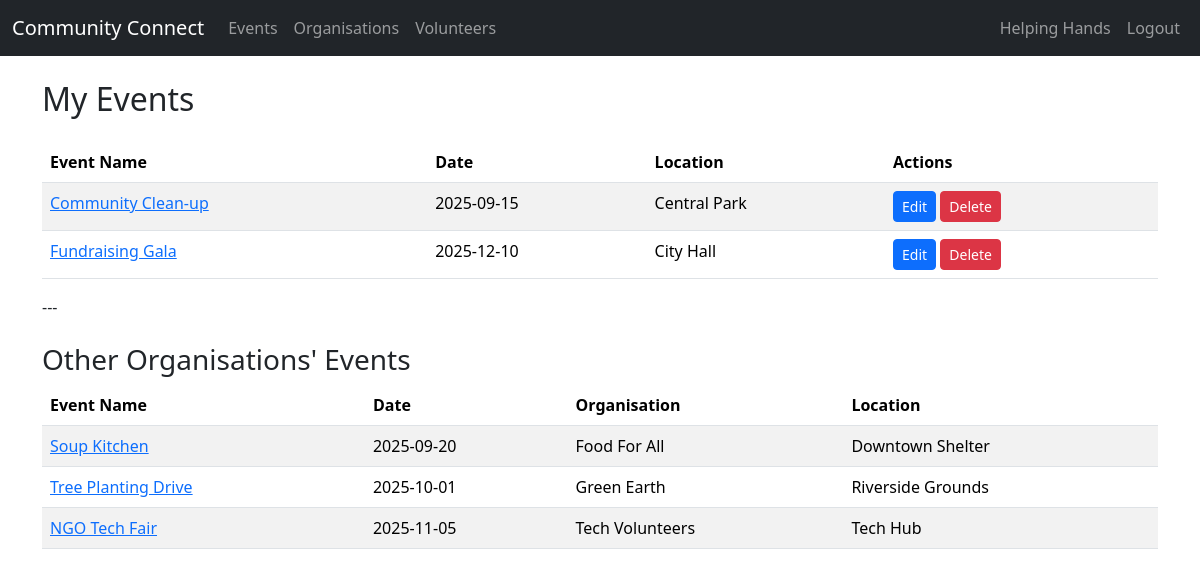
Screenshot of /organisation/events_full (signed in) with the database file from the repository.
### tables this page shows
CREATE TABLE Events (
    EventID INTEGER PRIMARY KEY AUTOINCREMENT,
    OrganisationID INTEGER NOT NULL,
    Name TEXT(100) NOT NULL,
    Description TEXT(255),
    Date DATE,
    StartTime TIME,
    EndTime TIME,
    Location TEXT(255),
    Status TEXT(20),
    FOREIGN KEY (OrganisationID) REFERENCES Organisations(OrganisationID),
    CONSTRAINT chk_end_after_start CHECK (EndTime > StartTime)
);

CREATE TABLE Organisations (
    OrganisationID INTEGER PRIMARY KEY AUTOINCREMENT,
    Name TEXT(100) NOT NULL,
    Description TEXT(255),
    ContactPerson TEXT(50),
    Email TEXT(320) UNIQUE NOT NULL,
    Password TEXT(128) NOT NULL,
    Phone TEXT(32),
    Address TEXT(255),
    Website TEXT(255),
    Logo BLOB
);

### app.py (the view)
@app.route("/organisation/events_full")
@login_required
@org_required
def organisation_events_full():
    db = get_db()
    my_events = db.execute("""SELECT * FROM Events WHERE OrganisationID = ? ORDER BY Date""", (session["user_id"],)).fetchall()
    other_events = db.execute("""SELECT e.*, o.Name AS OrgName FROM Events e JOIN Organisations o ON e.OrganisationID = o.OrganisationID WHERE e.OrganisationID != ? ORDER BY e.Date""", (session["user_id"],)).fetchall()
    return render_template("organisation_events_full.html", my_events=my_events, other_events=other_events)

### app.py (called while the page is built)
def get_db():
    db = getattr(g, "_database", None)
    if db is None:
        db = g._database = sqlite3.connect(DATABASE)
        db.row_factory = sqlite3.Row  # This allows accessing columns by name
    return db

@app.teardown_appcontext
def close_connection(exception):
    db = getattr(g, "_database", None)
    if db is not None:
        db.close()

def login_required(f):
    @wraps(f)
    def decorated_function(*args, **kwargs):
        if "user_id" not in session:
            flash("Please log in first.", "error")
            return redirect(url_for("login"))
        return f(*args, **kwargs)
    return decorated_function

def org_required(f):
    @wraps(f)
    def wrapper(*args, **kwargs):
        if session.get("account_type") != "organisation":
            flash("Organisations only.", "error")
            return redirect(url_for("index"))
        return f(*args, **kwargs)
    return wrapper

### templates/organisation_events_full.html
{% extends "base.html" %}
{% block content %}
<h2 class="mb-4">My Events</h2>
<table class="table table-striped">
    <thead>
        <tr>
            <th>Event Name</th>
            <th>Date</th>
            <th>Location</th>
            <th>Actions</th>
        </tr>
    </thead>
    <tbody>
        {% for event in my_events %}
        <tr>
            <td><a href="{{ url_for('view_event', event_id=event.EventID) }}">{{ event.Name }}</a></td>
            <td>{{ event.Date }}</td>
            <td>{{ event.Location }}</td>
            <td>
                <a href="{{ url_for('edit_event', event_id=event.EventID) }}" class="btn btn-sm btn-primary">Edit</a>
                <form action="{{ url_for('delete_event', event_id=event.EventID) }}" method="POST" class="d-inline">
                    <button type="submit" class="btn btn-sm btn-danger" onclick="return confirm('Are you sure?');">Delete</button>
                </form>
            </td>
        </tr>
        {% else %}
        <tr>
            <td colspan="4">No events found.</td>
        </tr>
        {% endfor %}
    </tbody>
</table>
---
<h3 class="mt-4">Other Organisations' Events</h3>
<table class="table table-striped">
    <thead>
        <tr>
            <th>Event Name</th>
            <th>Date</th>
            <th>Organisation</th>
            <th>Location</th>
        </tr>
    </thead>
    <tbody>
        {% for event in other_events %}
        <tr>
            <td><a href="{{ url_for('view_event', event_id=event.EventID) }}">{{ event.Name }}</a></td>
            <td>{{ event.Date }}</td>
            <td>{{ event.OrgName }}</td>
            <td>{{ event.Location }}</td>
        </tr>
        {% else %}
        <tr>
            <td colspan="4">No events found.</td>
        </tr>
        {% endfor %}
    </tbody>
</table>
{% endblock %}

### rows the page displays
Events: Name "Community Clean-up", Date "2025-09-15", Location "Central Park"
Events: Name "Fundraising Gala", Date "2025-12-10", Location "City Hall"
Events: Name "Soup Kitchen", Date "2025-09-20", OrgName "Food For All", Location "Downtown Shelter"
Events: Name "Tree Planting Drive", Date "2025-10-01", OrgName "Green Earth", Location "Riverside Grounds"
Events: Name "NGO Tech Fair", Date "2025-11-05", OrgName "Tech Volunteers", Location "Tech Hub"

### other values shown
{{ session.get('name', 'Dashboard') }} "Helping Hands"
